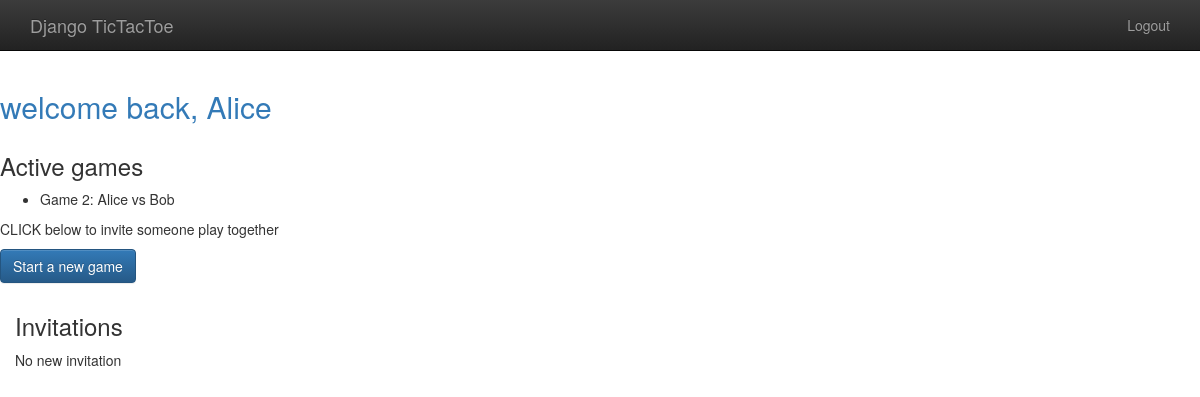
Page /player/home (signed in) on the earlier database version.
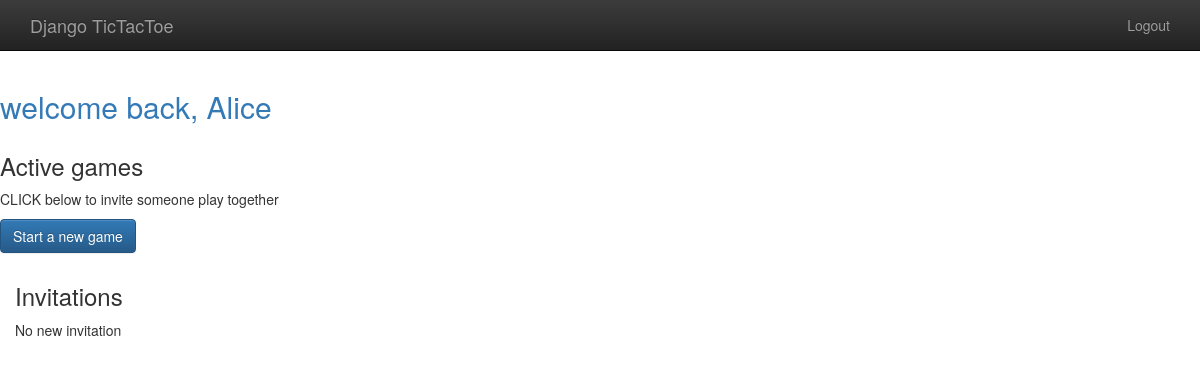
Same page on the later database version.
### gameplay/models.py (models this page shows, shortened)
class Game(models.Model):
    first_player = models.ForeignKey(User, related_name="game_player_1", on_delete=models.CASCADE)
    second_player = models.ForeignKey(User, related_name="game_player_2", on_delete=models.CASCADE)
    start_time = models.DateTimeField(auto_now_add=True)
    last_active = models.DateTimeField(auto_now=True)
    status = models.CharField(max_length=1, default='F', choices=GAME_STATUS_CHOICES)
    objects = GamesQuerySet.as_manager()

### player/views.py (the view)
# urls.py: path('home', home, name="player_home"),
@login_required()
def home(request):
    my_games = Game.objects.games_for_user(request.user)
    active_games = my_games.active()
    invitations = request.user.invitation_received.all()
    return render(request, "player/home.html", {'games': active_games, 'invitations': invitations})

### gameplay/models.py (called while the page is built)
    def games_for_user(self, user):
        return self.filter(
            Q(first_player=user) or Q(second_player=user)
        )

    def active(self):
        return self.filter(
            Q(status='F') or Q(status='S')
        )

### templates/player/home.html (shortened to what this page needs)
{% extends "base.html" %}
{% load static %}
{% block content %}
    <h2 class="text-primary">welcome back, {{ user.username }} </h2>
    <div class="row">
        <div class="col-md-6">
            <h3>Active games</h3>
            <ul>
                {% for g in games %}
                    <li>Game {{g.id}}: {{g.first_player}} vs {{g.second_player}} </li>
                {% endfor %}
            </ul>
            <p>CLICK below to invite someone play together</p>
            <p>
                <a class="btn btn-primary" href="{% url 'player_new_invitation' %}">Start a new game</a>
            </p>
        </div>
    </div>
    <div class="col-md-6">
        <h3>Invitations</h3>
        {% if invitations %}
            <div class="list-group">
                {% for inv in invitations %}
                    <a class="list-group-item" href="">
                        {{ inv.from_user.username }} has invited you to play together
                    </a>
                {% endfor %}
            </div>
        {% else %}
            <p>No new invitation</p>
        {% endif %}
    </div>
{% endblock %}

### templates/base.html (shortened to what this page needs)
{% load static %}
<!doctype html>
<html class="no-js" lang="">
    <head>
        <link rel="stylesheet" href="{% static 'css/bootstrap.min.css' %}">
        <link rel="stylesheet" href="{% static 'css/bootstrap-theme.min.css' %}">
        <link rel="stylesheet" href="{% static 'css/main.css' %}">
    </head>
    <body>
    <nav class="navbar navbar-inverse navbar-fixed-top" role="navigation">
      <div class="container">
        <div class="navbar-header">
          <a class="navbar-brand" href="/">Django TicTacToe</a>
        </div>
        <ul class="nav navbar-nav navbar-right">
          {% if user.is_authenticated %}
            <li><a href="{% url 'player_logout' %}">Logout</a> </li>
          {% else %}
            <li><a href="{% url 'player_login' %}" >Login</a></li>
          {% endif %}
        </ul>
      </div>
    </nav>
    <div class="'container">
      {% block content %}
      {% endblock %}
    </div>
    </body>
</html>

### templates/base.html (style rules this page uses)
body { padding-top: 70px; padding-bottom: 20px; }

Differences in the rows shown:
removed Game: id "2", first_player "Alice", second_player "Bob"
